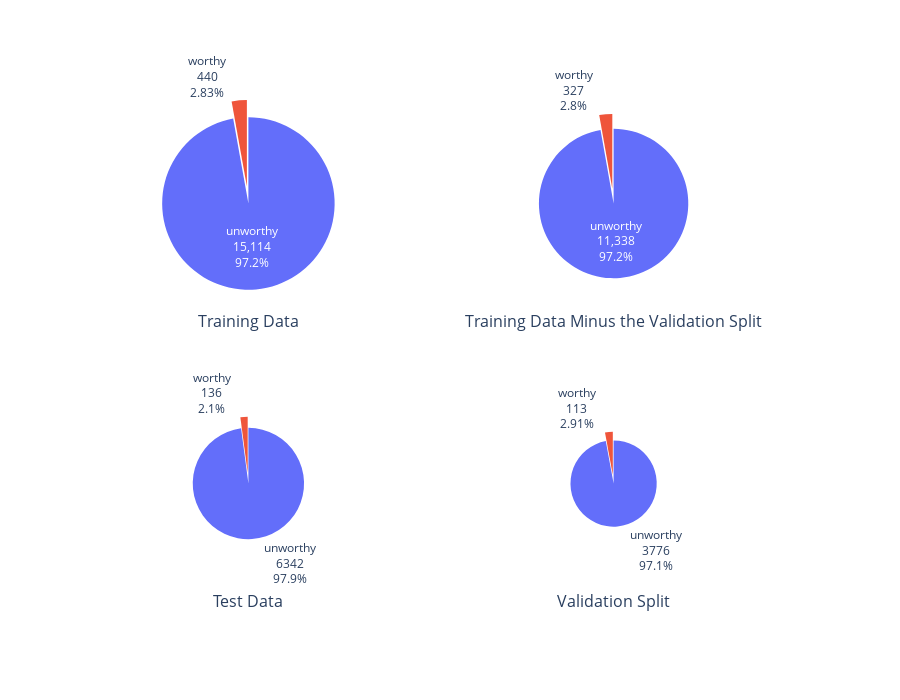

Here is the notebook cell this chart was saved with:
### Code cell
import plotly.graph_objects as go
from plotly.subplots import make_subplots


# Define color sets of paintings
night_colors = ['rgb(56, 75, 126)', 'rgb(18, 36, 37)', 'rgb(34, 53, 101)',
                'rgb(36, 55, 57)', 'rgb(6, 4, 4)']
irises_colors = ['rgb(33, 75, 99)', 'rgb(79, 129, 102)', 'rgb(151, 179, 100)',
                 'rgb(175, 49, 35)', 'rgb(36, 73, 147)']


# Create subplots, using 'domain' type for pie charts
# datasets = ['original_train', 'train_w/o_val', 'test', 'validation']
datasets = top_keys[::2]
labels = ['worthy', 'unworthy']
specs = [[{'type':'domain'}]*2]*2
positions = list(zip([1, 1, 2, 2], [1, 2]*2))
print(positions)
fig = make_subplots(
    rows=2, cols=2,
    specs=specs,
    subplot_titles=[
        'Training Data',
        'Training Data Minus the Validation Split',
        'Test Data',
        'Validation Split'
    ],
    horizontal_spacing=0.1,
    vertical_spacing=0.15
)

# # Define pie charts
for i, dataset in enumerate(datasets):
    fig.add_trace(
        go.Pie(
            name=dataset,
            labels=labels,
            values=[temp[dataset][l]['len'] for l in ['p', 'n']],
            pull=[0.2, 0],
            scalegroup='one',
            textinfo='label+percent+value',
        ),
        *positions[i]
    )

# # Tune layout and hover info
fig.update_traces(hoverinfo='label+percent')
fig.update(layout_title_text=None,#'Class imbalance in political debates data.',
           layout_showlegend=False, layout_height=700, layout_width=900)

for annotation in fig['layout']['annotations']:
    annotation['y'] -= 0.48

# print(fig['layout']['annotations'])
fig = go.Figure(fig)
fig.show()

### Figure 1 — Plotly figure (JSON) as saved in the notebook; plotly's stock layout.template omitted (floating-point values rounded to 4 significant figures)
{"data": [{"domain": {"x": [0, 0.45], "y": [0.575, 1]}, "hoverinfo": "label+percent", "labels": ["worthy", "unworthy"], "name": "orig_train", "pull": [0.2, 0], "scalegroup": "one", "textinfo": "label+percent+value", "type": "pie", "values": [440, 15114]}, {"domain": {"x": [0.55, 1], "y": [0.575, 1]}, "hoverinfo": "label+percent", "labels": ["worthy", "unworthy"], "name": "train_sub_val", "pull": [0.2, 0], "scalegroup": "one", "textinfo": "label+percent+value", "type": "pie", "values": [327, 11338]}, {"domain": {"x": [0, 0.45], "y": [0, 0.425]}, "hoverinfo": "label+percent", "labels": ["worthy", "unworthy"], "name": "test", "pull": [0.2, 0], "scalegroup": "one", "textinfo": "label+percent+value", "type": "pie", "values": [136, 6342]}, {"domain": {"x": [0.55, 1], "y": [0, 0.425]}, "hoverinfo": "label+percent", "labels": ["worthy", "unworthy"], "name": "val", "pull": [0.2, 0], "scalegroup": "one", "textinfo": "label+percent+value", "type": "pie", "values": [113, 3776]}], "layout": {"annotations": [{"font": {"size": 16}, "showarrow": false, "text": "Training Data", "x": 0.225, "xanchor": "center", "xref": "paper", "y": 0.52, "yanchor": "bottom", "yref": "paper"}, {"font": {"size": 16}, "showarrow": false, "text": "Training Data Minus the Validation Split", "x": 0.775, "xanchor": "center", "xref": "paper", "y": 0.52, "yanchor": "bottom", "yref": "paper"}, {"font": {"size": 16}, "showarrow": false, "text": "Test Data", "x": 0.225, "xanchor": "center", "xref": "paper", "y": -0.055, "yanchor": "bottom", "yref": "paper"}, {"font": {"size": 16}, "showarrow": false, "text": "Validation Split", "x": 0.775, "xanchor": "center", "xref": "paper", "y": -0.055, "yanchor": "bottom", "yref": "paper"}], "height": 700, "showlegend": false, "width": 900}}
